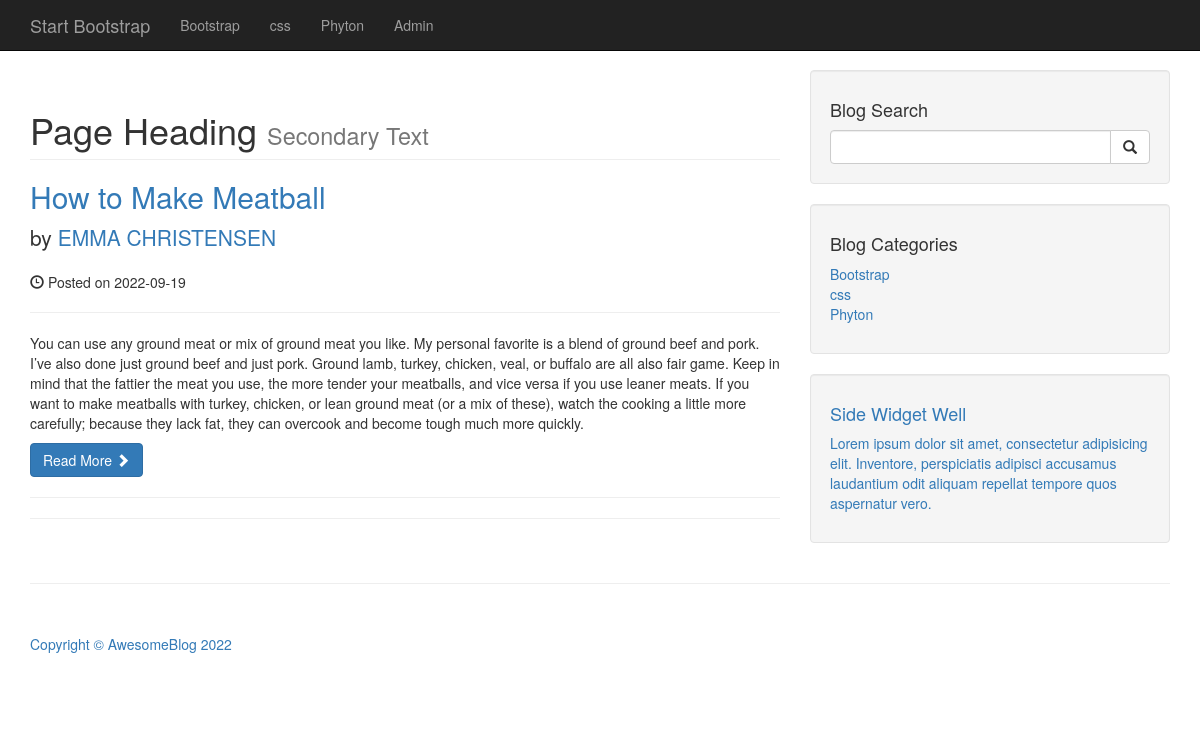
Page /cms/index.php on the committed database.
### tables this page shows
CREATE TABLE `categories` (
  `cat_id` int(3) NOT NULL,
  `cat_title` varchar(255) NOT NULL
);

CREATE TABLE `posts` (
  `post_id` int(3) NOT NULL,
  `post_category_id` int(3) NOT NULL,
  `post_title` varchar(255) NOT NULL,
  `post_author` varchar(255) NOT NULL,
  `post_date` date NOT NULL,
  `post_image` text NOT NULL,
  `post_content` text NOT NULL,
  `post_tags` varchar(255) NOT NULL,
  `post_comment_count` int(11) NOT NULL,
  `post_status` varchar(255) NOT NULL DEFAULT 'draft'
);

### cms/index.php (the view, shortened to what this page needs)
<?php include "includes/db.php";?>
<?php include "includes/header.php"; ?>
<?php include "includes/navigation.php"; ?>
<div class="container">
    <div class="row">
        <div class="col-md-8">
            <?php
                $query = "SELECT * FROM posts";
                $select_all_post_query = mysqli_query($connection, $query);
                while($row = mysqli_fetch_assoc($select_all_post_query)){
                    $post_title = $row['post_title'];
                    $post_auth = $row['post_author'];
                    $post_date = $row['post_date'];
                    $post_content = $row['post_content'];
            ?>
            <h1 class="page-header">
                Page Heading
                <small>Secondary Text</small>
            </h1>
            <h2>
                <a href="#"><?php echo $post_title; ?></a>
            </h2>
            <p class="lead">
                by <a href="index.php"><?php echo $post_auth; ?></a>
            </p>
            <p><span class="glyphicon glyphicon-time"></span> Posted on <?php echo $post_date; ?></p>
            <hr>
            <p><?php echo $post_content; ?></p>
            <a class="btn btn-primary" href="#">Read More <span class="glyphicon glyphicon-chevron-right"></span></a>
            <hr>
           <?php
                }
            ?>
           <hr>
        </div>
        <?php include "includes/sidebar.php"; ?>
    </div>
    <hr>
    <?php include "includes/footer.php" ;?>

### cms/includes/header.php (shortened to what this page needs)
<!DOCTYPE html>
<html lang="en">
<head>
    <link href="css/bootstrap.min.css" rel="stylesheet">
    <link href="css/blog-home.css" rel="stylesheet">
</head>
<body>

### cms/includes/navigation.php (shortened to what this page needs)
   <nav class="navbar navbar-inverse navbar-fixed-top" role="navigation">
    <div class="container">
        <div class="navbar-header">
            <a class="navbar-brand" href="#">Start Bootstrap</a>
        </div>
        <div class="collapse navbar-collapse" id="bs-example-navbar-collapse-1">
            <ul class="nav navbar-nav">
                <?php
                    $query = "SELECT * FROM categories";
                    $seletct_all_categories_query = mysqli_query($connection, $query);
                    while($row = mysqli_fetch_assoc($seletct_all_categories_query)){
                        $cat_title = $row['cat_title'];
                        echo "<li><a href='#'>{$cat_title}</a></li>";
                    }
                ?>
                    <li>
                    <a href="admin">Admin</a>
                    </li>
            </ul>
        </div>
    </div>
</nav>

### cms/includes/sidebar.php
<div class="col-md-4">
    <div class="well">
        <h4>Blog Search</h4>
        <form action="search.php" method="post">
            <div class="input-group">
                <input name="search" type="text" class="form-control">
                <span class="input-group-btn">
                    <button name="submit" class="btn btn-default" type="submit">
                        <span class="glyphicon glyphicon-search"></span>
                    </button>
                </span>
            </div>
        </form>
    </div>
    <div class="well">
        <h4>Blog Categories</h4>
        <div class="row">
            <div class="col-lg-12">
                <ul class="list-unstyled">
                <?php
               $query = "SELECT * FROM categories";
               $seletct_categories_slidebar_query = mysqli_query($connection, $query);
               while($row = mysqli_fetch_assoc($seletct_categories_slidebar_query)){
                   $cat_title = $row['cat_title'];
                   echo "<li><a href='#'>{$cat_title}</li>";
               }
   ?>
            </div>
        </div>
    </div>
   <?php include "includes/widget.php";?>
</div>

### cms/includes/widget.php
<div class="well">
             <h4>Side Widget Well</h4>
             <p>Lorem ipsum dolor sit amet, consectetur adipisicing elit. Inventore, perspiciatis adipisci accusamus laudantium odit aliquam repellat tempore quos aspernatur vero.</p>
         </div>

### cms/includes/footer.php (shortened to what this page needs)
        <footer>
            <div class="row">
                <div class="col-lg-12">
                    <p>Copyright &copy; AwesomeBlog 2022</p>
                </div>
            </div>
        </footer>
    </div>
</body>
</html>

### cms/css/blog-home.css (style rules this page uses)
body { padding-top: 70px; }
footer { margin: 50px 0; }

### rows in the picture
categories: cat_title "Bootstrap"
categories: cat_title "css"
categories: cat_title "Phyton"
posts: post_title "How to Make Meatball", post_author "EMMA CHRISTENSEN", post_date "2022-09-19", post_content "You can use any ground meat or mix of ground meat you like. My personal favorite is a blend of ground beef and pork. I’ve also done just ground beef and just pork. Ground lamb, turkey, chicken, veal, or buffalo are all also fair game. Keep in mind that the fattier the meat you use, the more tender your meatballs, and vice versa if you use leaner meats. If you want to make meatballs with turkey, chicken, or lean ground meat (or a mix of these), watch the cooking a little more carefully; because they lack fat, they can overcook and become tough much more quickly."
